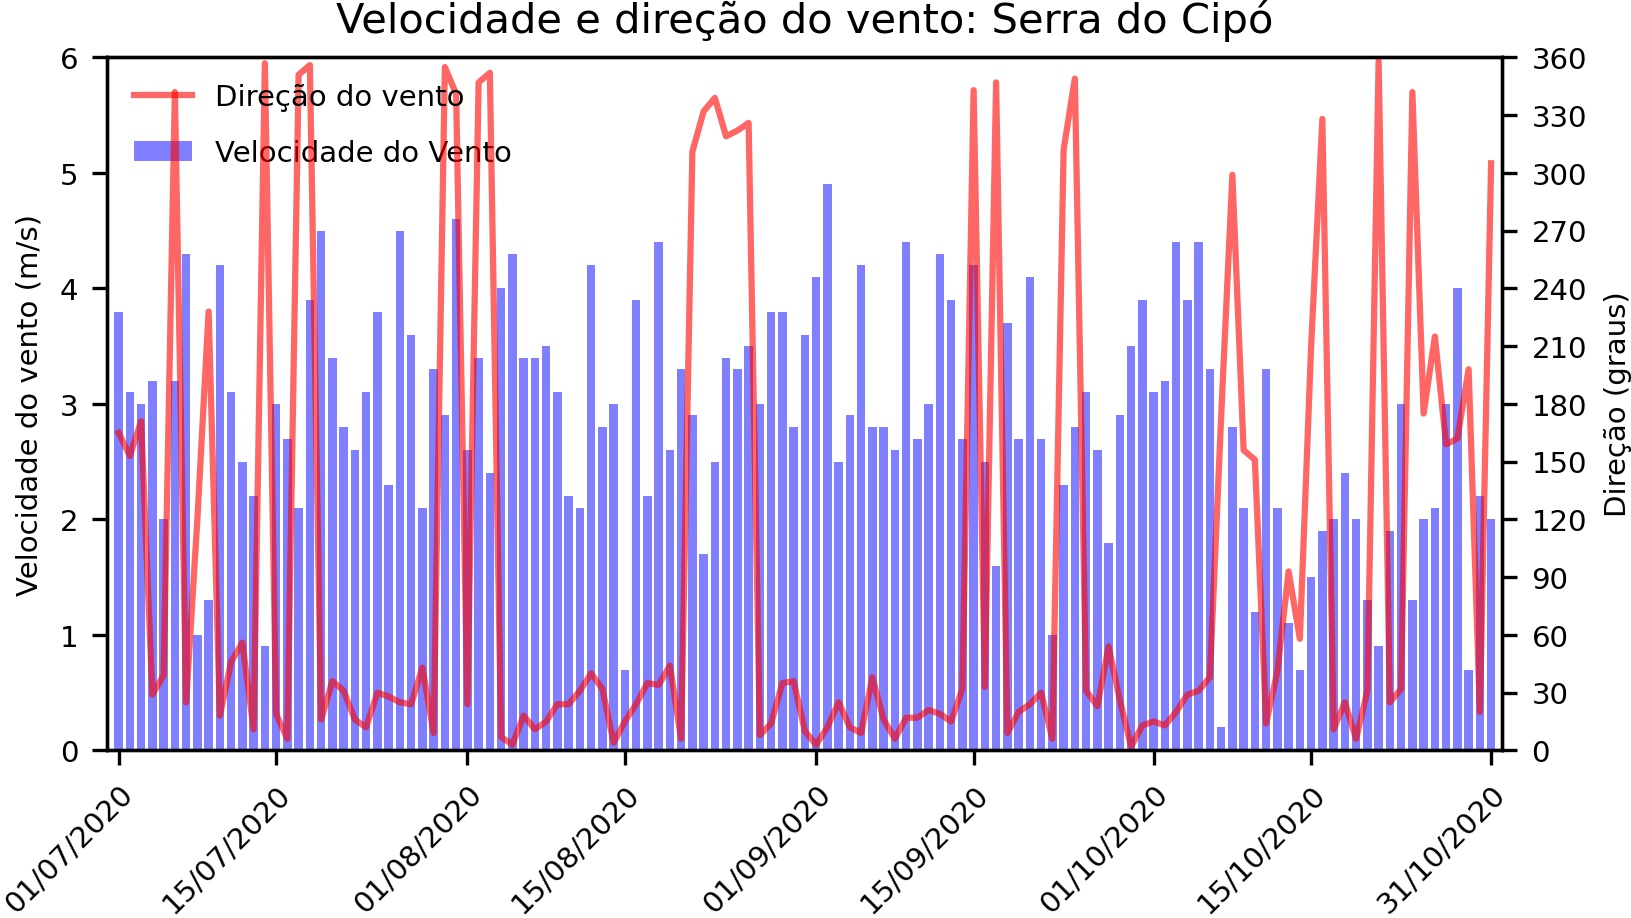

Python code for this plot:
import pandas as pd
import numpy as np
import matplotlib.pyplot as plt

# Abertura do arquivo utilizando o separador espaço e adicionando título como primeira linha.
df = pd.read_csv('../../dados/texto/variaveis_meteorologicas.txt', sep= '\t', names=['Data','UR', 'TEMP', 'PREC', 'VEL_VENTO', 'DIR_VENTO'])

x = np.arange(123)  # Desde 01/07/2020 31/10/2020 = 123 dias.
dias = ['01/07/2020', '15/07/2020', '01/08/2020', '15/08/2020', '01/09/2020', '15/09/2020', '01/10/2020', '15/10/2020', '31/10/2020']

vel_vento = df['VEL_VENTO']
dir_vento = df['DIR_VENTO']

# Gera o plot com base nos limiares e separa o que é positivo (negativo) com vermelho (azul).
fig, ax = plt.subplots(figsize=(6,3))  # Largua e altura da figura.

# Plot do gráfico de barra.
ax.bar(x, vel_vento, 0.75, color="blue", alpha=0.5, label='Velocidade do Vento')

ax2 = ax.twinx()

# Plot do gráfico de linha.
ax2.plot(x, dir_vento, color="red", alpha=0.6, label='Direção do vento')

# Título da figura.
plt.title('Velocidade e direção do vento: Serra do Cipó', fontsize=10)

#  Formatação do eixo y esquerdo.
ax.set_ylabel('Velocidade do vento (m/s)', fontsize=7)  # Tamanho do título do eixo y.
ax.set_ylim(0, 6)  # Define o mínimo e máximo valor do eixo y.
ax.set_yticks(np.arange(0, 7, step=1))  # Define o mínimo e máximo valor do eixo y.
ax.tick_params(labelsize=7)  # Tamanho dos seus rótulos do eixo y esquerdo.

#  Formatação do eixo y direito.
ax2.set_ylabel('Direção (graus)', fontsize=7)  # Tamanho do título do eixo y.
ax2.set_ylim(0, 360)  # Define o mínimo e máximo valor do eixo y.
ax2.set_yticks(np.arange(0, 365, step=30))  # Define o mínimo e máximo valor do eixo y, tamanho dos seus rótulos.
ax2.tick_params(labelsize=7)  # Tamanho dos seus rótulos do eixo y direito.

#  Formatação do eixo x.
ax.set_xlim(-1, 123, 1)  # Define o mínimo e o máximo valor do eixo x.
plt.setp(ax.get_xticklabels(), rotation=45, ha="right", rotation_mode="anchor")
plt.xticks([0, 14, 31, 45, 62, 76, 92, 106, 122], dias, fontsize=7)  # Rótulos do eixo x, tamanho e orientação.

# Gera a legenda sem borda, define localização e o seu tamanho.
ax.legend(frameon =False, loc='upper left', fontsize=7, bbox_to_anchor=(0, 0.92))
ax2.legend(frameon =False, loc='upper left', fontsize=7)

# Salva a figura no formato ".jpg" com dpi=300 e remove espaços excedentes.
plt.savefig('ex13.jpg', transparent=True, dpi=300, bbox_inches='tight', pad_inches=0)